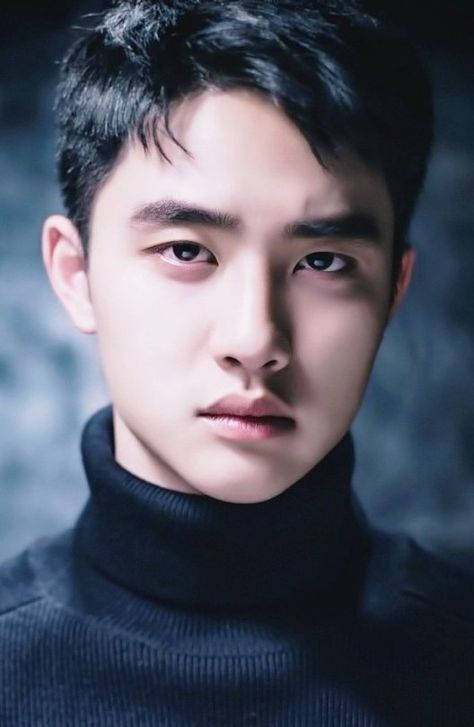
#> input picture do1.jpg, 474 x 727 px
$ python 'Image Averaging.py'
#> lines starting #> are read from the running program, lines starting #| are printed output that depends on the picture
import cv2
import numpy as np

img1 = cv2.imread('do1.jpg')
#> img1 is the input picture: shape (727, 474, 3); mean B, G, R 100.6, 86.7, 83.9
img1 = cv2.resize(img1, (400, 450))
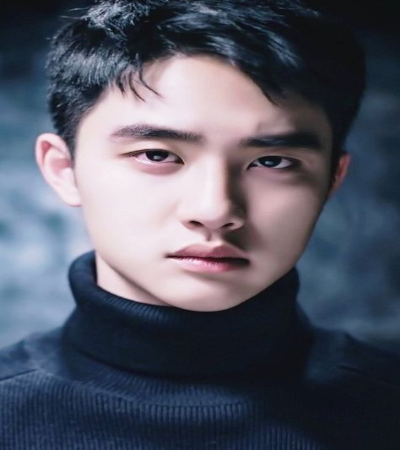
#> img1: shape (450, 400, 3); mean B, G, R 100.5, 86.6, 83.8
img2 = cv2.imread('do2.jpg')
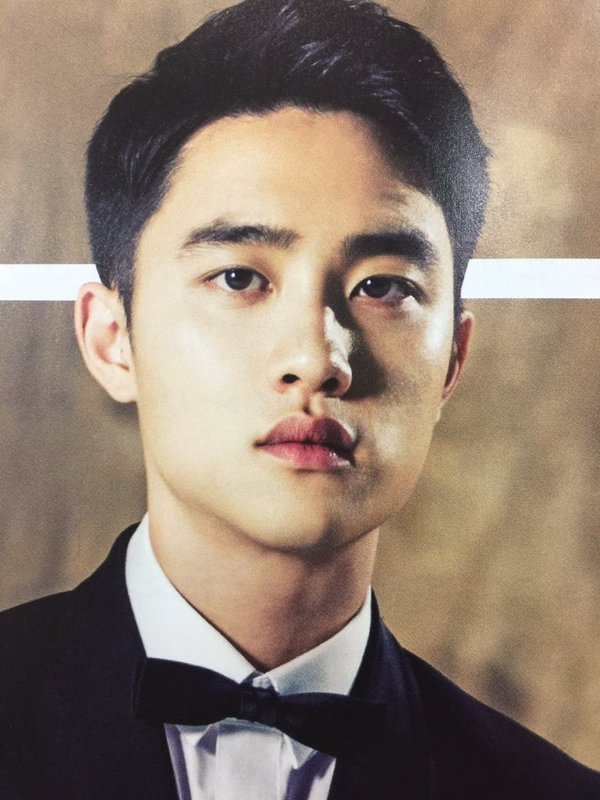
#> input picture do2.jpg, 600 x 800 px
#> img2 is the input picture: shape (800, 600, 3); mean B, G, R 112.4, 126.8, 143.8
img2 = cv2.resize(img2, (400, 450))
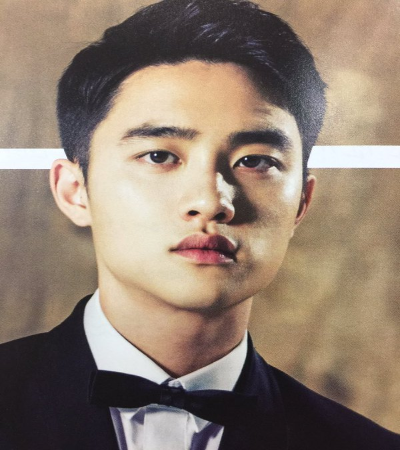
#> img2: shape (450, 400, 3); mean B, G, R 112.3, 126.7, 143.7

gray1 = cv2.cvtColor(img1, cv2.COLOR_BGR2GRAY)
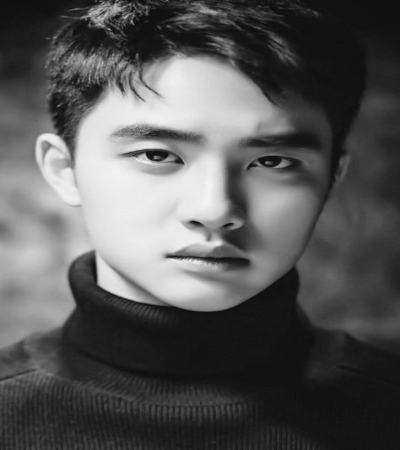
#> gray1: shape (450, 400); min 11, max 244, mean 87.4
gray2 = cv2.cvtColor(img2, cv2.COLOR_BGR2GRAY)
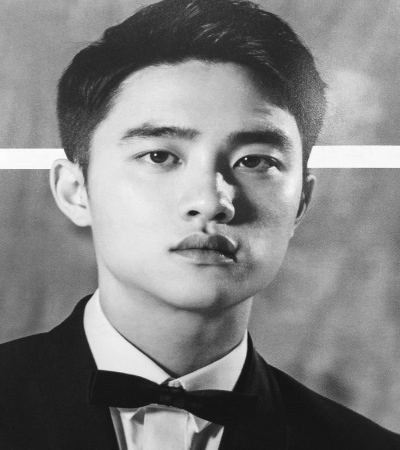
#> gray2: shape (450, 400); min 16, max 253, mean 130.2

avg_img = np.zeros(gray1.shape, dtype=np.float32)
avg_img += gray1.astype(np.float32)
avg_img += gray2.astype(np.float32)
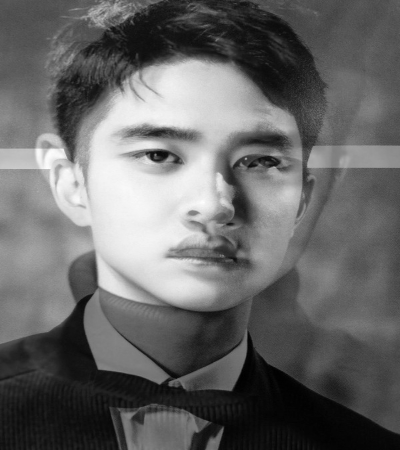
#> avg_img: shape (450, 400) float32; min 34, max 486, mean 217.5; drawn with min black and max white
avg_img /= 3.0
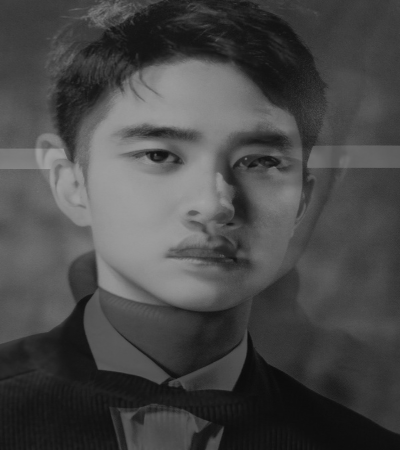
#> avg_img: shape (450, 400) float32; min 11.33, max 162, mean 72.5
avg_img = avg_img.astype(np.uint8)

cv2.imshow('Image 1', img1)
cv2.imshow('Image 2', img2)
cv2.imshow('Average Image', avg_img)
cv2.waitKey(0)
cv2.destroyAllWindows()
